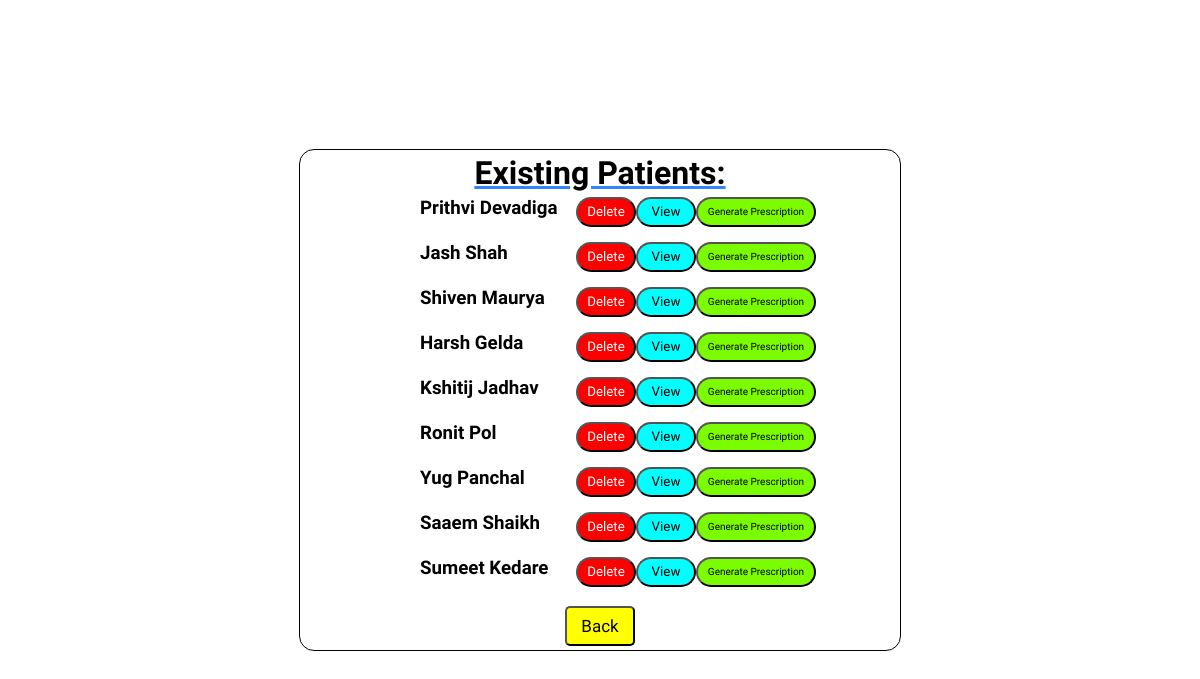
The page /viewexistingpatients on the database its author committed.
### home/models.py (models this page shows)
class Addnewpatient(models.Model):
    fullname = models.CharField(max_length=50)
    age = models.CharField(max_length=3)
    gender = models.CharField(max_length=20)
    medicines = models.CharField(max_length=200, default='Nothing')
    def __str__(self):
        return self.fullname

### home/views.py (the view)
# urls.py: path('viewexistingpatients', views.viewExistingPatients, name='viewexistingpatients'),
def viewExistingPatients(request):
    patients = Addnewpatient.objects.all
    return render(request, 'viewexistingpatients.html', {'patients': patients})

### templates/viewexistingpatients.html (shortened to what this page needs)
<!DOCTYPE html>
<html lang="en">
<head>
    <link rel="stylesheet" href="../static/viewexistingpatients.css">
</head>
<body>
    <div class="box">
        <h1>Existing Patients:</h1>
        <div class="all">
            {% for patient in patients %}
            <div class="row">
                <h3>{{ patient }}</h3>
                <div class="btns">
                    <a href="{% url 'deletepatient' patient.id %}"><button class="delete"> Delete </button></a>
                    <a href="{% url 'patientinfo' patient.id %}"><button class="view"> View </button></a>
                    <a href="{% url 'gnrtprscrptn' patient.id %}"><button class="gnrtprscrptn"> Generate Prescription </button></a>
                </div>
            </div>
            {% endfor %}
        </div>
        <div class="back">
            <a href="/features"><button> Back </button></a>
        </div>
    </div>
</body>
</html>

### static/viewexistingpatients.css (style rules this page uses)
* { margin: 0; padding: 0; font-family: 'Onest'; }
body { display: flex; flex-direction: column; align-items: center; display: flex; justify-content: center; height: 100vh; align-items: center; }
.box { border: 1px solid black; width: 600px; height: 500px; display: flex; flex-direction: column; align-items: center; justify-content: space-evenly; border-radius: 15px; }
h1 { text-decoration: underline; text-decoration-color: #3185FC; }
.row { display: flex; width: 30vw; justify-content: space-between; margin-bottom: 15px; }
.btns { display: flex; width: 17vw; justify-content: space-evenly; }
.delete, .view, .gnrtprscrptn { color: white; background-color: red; height: 30px; width: 60px; border-radius: 15px; }
.view { background-color: cyan; color: black; }
.gnrtprscrptn { font-size: 10px; width: 120px; background-color: lawngreen; color: black; }
.back { display: flex; justify-content: center; }
.back button { background-color: yellow; color: black; border-radius: 5px; height: 40px; font-size: 17px; width: 70px; }

### rows shown on the page
Addnewpatient: fullname "Prithvi Devadiga"
Addnewpatient: fullname "Jash Shah"
Addnewpatient: fullname "Shiven Maurya"
Addnewpatient: fullname "Harsh Gelda"
Addnewpatient: fullname "Kshitij Jadhav"
Addnewpatient: fullname "Ronit Pol"
Addnewpatient: fullname "Yug Panchal"
Addnewpatient: fullname "Saaem Shaikh"
Addnewpatient: fullname "Sumeet Kedare"
